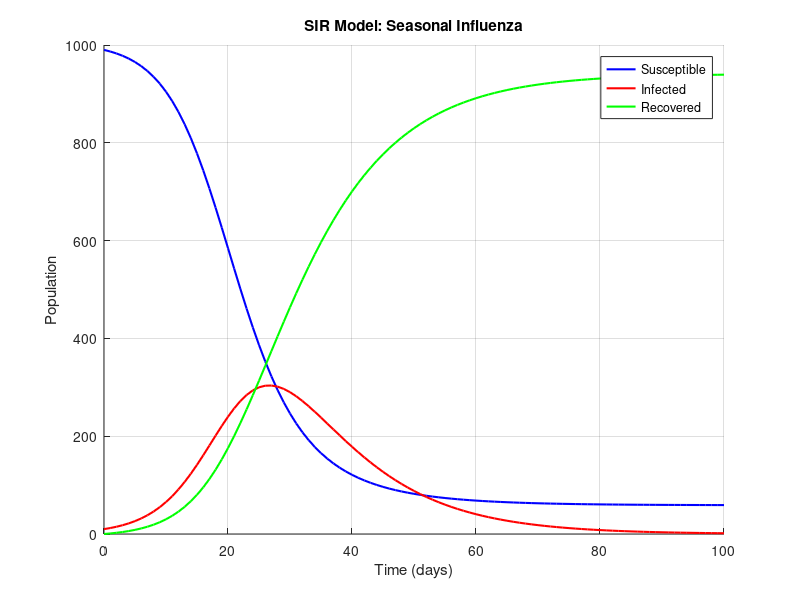
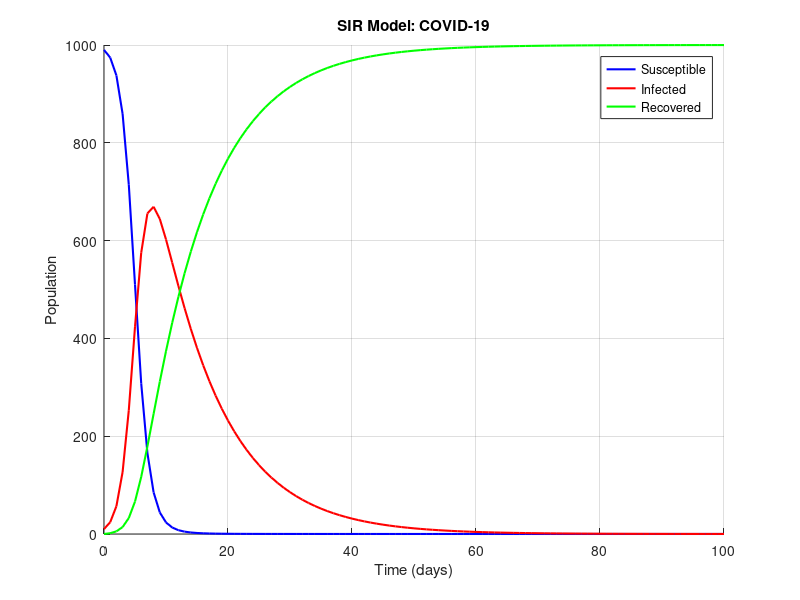
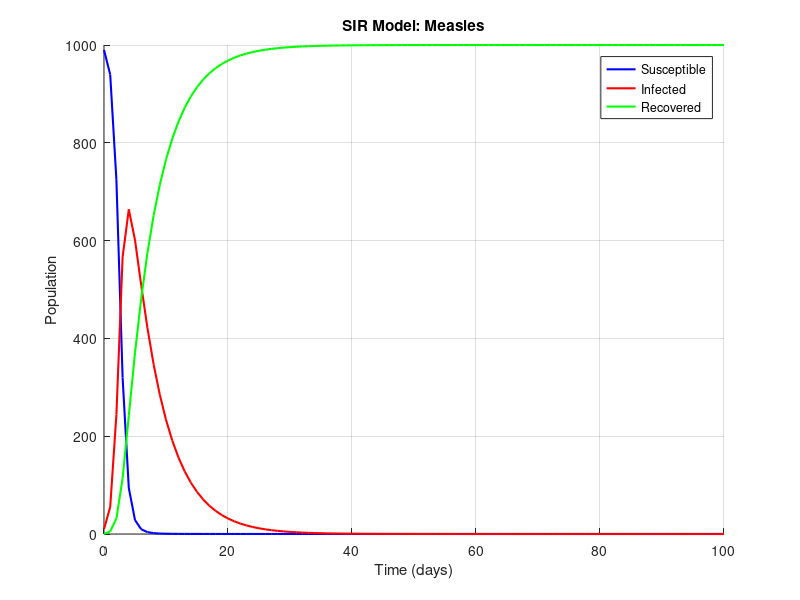

MATLAB code to generate these figures, in order:
% Dummy Variable. Added by Ryan.
% Sets up a flag that allows Q4.m to end this script before the plots are
% made.
Q4_flag = 0;

% Parameters
T = 100; % Total simulation time (days)
h = 1; % Time step (days)
N = 1000; % Total population (constant)
S0 = 990; % Initial susceptible population
I0 = 10; % Initial infected population
R0 = 0; % Initial recovered population

% Parameter sets for different diseases
parameters = [
    0.3, 0.1;  % Seasonal Influenza (β, γ)
    1.0, 0.1;  % COVID-19 (β, γ)
    2.0, 0.2   % Measles (β, γ)
            ];
disease_names = {'Seasonal Influenza', 'COVID-19', 'Measles'};

for k = 1:size(parameters, 1)
    beta = parameters(k, 1);
    gamma = parameters(k, 2);

    S = zeros(1, T+1); I = zeros(1, T+1); R = zeros(1, T+1);
    S(1) = S0; I(1) = I0; R(1) = R0;

    % RK4 method
    for t = 1:T
        % Current values
        S_t = S(t); I_t = I(t); R_t = R(t);

        % Define ODEs
        dS = @(S, I) -(beta / N) * S * I;
        dI = @(S, I) (beta / N) * S * I - gamma * I;
        dR = @(I) gamma * I;

        % RK4 coefficients
        k1_S = h * dS(S_t, I_t);
        k1_I = h * dI(S_t, I_t);
        k1_R = h * dR(I_t);

        k2_S = h * dS(S_t + k1_S/2, I_t + k1_I/2);
        k2_I = h * dI(S_t + k1_S/2, I_t + k1_I/2);
        k2_R = h * dR(I_t + k1_I/2);

        k3_S = h * dS(S_t + k2_S/2, I_t + k2_I/2);
        k3_I = h * dI(S_t + k2_S/2, I_t + k2_I/2);
        k3_R = h * dR(I_t + k2_I/2);

        k4_S = h * dS(S_t + k3_S, I_t + k3_I);
        k4_I = h * dI(S_t + k3_S, I_t + k3_I);
        k4_R = h * dR(I_t + k3_I);
        
        S(t+1) = S_t + (k1_S + 2*k2_S + 2*k3_S + k4_S) / 6;
        I(t+1) = I_t + (k1_I + 2*k2_I + 2*k3_I + k4_I) / 6;
        R(t+1) = R_t + (k1_R + 2*k2_R + 2*k3_R + k4_R) / 6;
    end
    
% This was added by Ryan. This makes it so that Q4.m can run this script
% without also importing/displaying any plots/figures.
if Q4_flag == 1
    return
end

    % Plot results
    figure;
    hold on;
    plot(0:T, S, 'b', 'LineWidth', 1.5);
    plot(0:T, I, 'r', 'LineWidth', 1.5);
    plot(0:T, R, 'g', 'LineWidth', 1.5);
    title(['SIR Model: ', disease_names{k}]);
    xlabel('Time (days)');
    ylabel('Population');
    legend('Susceptible', 'Infected', 'Recovered');
    grid on;
    hold off;
end
